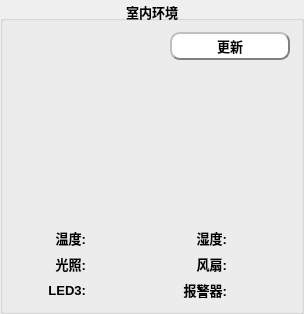
      <widget class="QGroupBox" name="groupBox_4">
       <property name="font">
        <font>
         <pointsize>10</pointsize>
         <weight>75</weight>
         <bold>true</bold>
        </font>
       </property>
       <property name="title">
        <string>室内环境</string>
       </property>
       <property name="alignment">
        <set>Qt::AlignCenter</set>
       </property>
       <layout class="QGridLayout" name="gridLayout_2">
        <item row="0" column="1">
         <widget class="QPushButton" name="pushButton">
          <property name="font">
           <font>
            <pointsize>10</pointsize>
            <weight>75</weight>
            <bold>true</bold>
           </font>
          </property>
          <property name="styleSheet">
           <string notr="true">	background-color: rgb(255, 255, 255);
	border:2px groove gray;
	border-radius:10px;
	padding:2px 4px;
	border-style: outset;
	color: rgb(0, 0, 0);</string>
          </property>
          <property name="text">
           <string>更新</string>
          </property>
         </widget>
        </item>
        <item row="4" column="1">
         <layout class="QHBoxLayout" name="horizontalLayout_13">
          <item>
           <widget class="QLabel" name="label_12">
            <property name="maximumSize">
             <size>
              <width>16777215</width>
              <height>20</height>
             </size>
            </property>
            <property name="font">
             <font>
              <pointsize>10</pointsize>
              <weight>75</weight>
              <bold>true</bold>
             </font>
            </property>
            <property name="text">
             <string>风扇:</string>
            </property>
            <property name="alignment">
             <set>Qt::AlignRight|Qt::AlignTrailing|Qt::AlignVCenter</set>
            </property>
           </widget>
          </item>
          <item>
           <widget class="QLabel" name="label_fan">
            <property name="maximumSize">
             <size>
              <width>16777215</width>
              <height>20</height>
             </size>
            </property>
            <property name="font">
             <font>
              <pointsize>10</pointsize>
              <weight>75</weight>
              <bold>true</bold>
             </font>
            </property>
            <property name="text">
             <string/>
            </property>
           </widget>
          </item>
         </layout>
        </item>
        <item row="5" column="1">
         <layout class="QHBoxLayout" name="horizontalLayout_15">
          <item>
           <widget class="QLabel" name="label_14">
            <property name="maximumSize">
             <size>
              <width>16777215</width>
              <height>20</height>
             </size>
            </property>
            <property name="font">
             <font>
              <pointsize>10</pointsize>
              <weight>75</weight>
              <bold>true</bold>
             </font>
            </property>
            <property name="text">
             <string>报警器:</string>
            </property>
            <property name="alignment">
             <set>Qt::AlignRight|Qt::AlignTrailing|Qt::AlignVCenter</set>
            </property>
           </widget>
          </item>
          <item>
           <widget class="QLabel" name="label_beep">
            <property name="maximumSize">
             <size>
              <width>16777215</width>
              <height>20</height>
             </size>
            </property>
            <property name="font">
             <font>
              <pointsize>10</pointsize>
              <weight>75</weight>
              <bold>true</bold>
             </font>
            </property>
            <property name="text">
             <string/>
            </property>
           </widget>
          </item>
         </layout>
        </item>
        <item row="5" column="0">
         <layout class="QHBoxLayout" name="horizontalLayout_14">
          <item>
           <widget class="QLabel" name="label_13">
            <property name="maximumSize">
             <size>
              <width>16777215</width>
              <height>20</height>
             </size>
            </property>
            <property name="font">
             <font>
              <pointsize>10</pointsize>
              <weight>75</weight>
              <bold>true</bold>
             </font>
            </property>
            <property name="text">
             <string>LED3:</string>
            </property>
            <property name="alignment">
             <set>Qt::AlignRight|Qt::AlignTrailing|Qt::AlignVCenter</set>
            </property>
           </widget>
          </item>
          <item>
           <widget class="QLabel" name="label_led3">
            <property name="maximumSize">
             <size>
              <width>16777215</width>
              <height>20</height>
             </size>
            </property>
            <property name="font">
             <font>
              <pointsize>10</pointsize>
              <weight>75</weight>
              <bold>true</bold>
             </font>
            </property>
            <property name="text">
             <string/>
            </property>
           </widget>
          </item>
         </layout>
        </item>
        <item row="3" column="1">
         <layout class="QHBoxLayout" name="horizontalLayout_9">
          <item>
           <widget class="QLabel" name="label_9">
            <property name="maximumSize">
             <size>
              <width>16777215</width>
              <height>20</height>
             </size>
            </property>
            <property name="font">
             <font>
              <pointsize>10</pointsize>
              <weight>75</weight>
              <bold>true</bold>
             </font>
            </property>
            <property name="text">
             <string>湿度:</string>
            </property>
            <property name="alignment">
             <set>Qt::AlignRight|Qt::AlignTrailing|Qt::AlignVCenter</set>
            </property>
           </widget>
          </item>
          <item>
           <widget class="QLabel" name="label_hum">
            <property name="maximumSize">
             <size>
              <width>16777215</width>
              <height>20</height>
             </size>
            </property>
            <property name="font">
             <font>
              <pointsize>10</pointsize>
              <weight>75</weight>
              <bold>true</bold>
             </font>
            </property>
            <property name="text">
             <string/>
            </property>
           </widget>
          </item>
         </layout>
        </item>
        <item row="1" column="0">
         <widget class="Dial" name="widget_temp" native="true">
          <property name="minimumSize">
           <size>
            <width>150</width>
            <height>150</height>
           </size>
          </property>
         </widget>
        </item>
        <item row="1" column="1">
         <widget class="Dial" name="widget_hum" native="true">
          <property name="minimumSize">
           <size>
            <width>120</width>
            <height>120</height>
           </size>
          </property>
         </widget>
        </item>
        <item row="3" column="0">
         <layout class="QHBoxLayout" name="horizontalLayout_8">
          <item>
           <widget class="QLabel" name="label_7">
            <property name="maximumSize">
             <size>
              <width>16777215</width>
              <height>20</height>
             </size>
            </property>
            <property name="font">
             <font>
              <pointsize>10</pointsize>
              <weight>75</weight>
              <bold>true</bold>
             </font>
            </property>
            <property name="text">
             <string>温度:</string>
            </property>
            <property name="alignment">
             <set>Qt::AlignRight|Qt::AlignTrailing|Qt::AlignVCenter</set>
            </property>
           </widget>
          </item>
          <item>
           <widget class="QLabel" name="label_tem">
            <property name="maximumSize">
             <size>
              <width>16777215</width>
              <height>20</height>
             </size>
            </property>
            <property name="font">
             <font>
              <pointsize>10</pointsize>
              <weight>75</weight>
              <bold>true</bold>
             </font>
            </property>
            <property name="text">
             <string/>
            </property>
           </widget>
          </item>
         </layout>
        </item>
        <item row="4" column="0">
         <layout class="QHBoxLayout" name="horizontalLayout_10">
          <item>
           <widget class="QLabel" name="label_11">
            <property name="maximumSize">
             <size>
              <width>16777215</width>
              <height>20</height>
             </size>
            </property>
            <property name="font">
             <font>
              <pointsize>10</pointsize>
              <weight>75</weight>
              <bold>true</bold>
             </font>
            </property>
            <property name="text">
             <string>光照:</string>
            </property>
            <property name="alignment">
             <set>Qt::AlignRight|Qt::AlignTrailing|Qt::AlignVCenter</set>
            </property>
           </widget>
          </item>
          <item>
           <widget class="QLabel" name="label_light">
            <property name="maximumSize">
             <size>
              <width>16777215</width>
              <height>20</height>
             </size>
            </property>
            <property name="font">
             <font>
              <pointsize>10</pointsize>
              <weight>75</weight>
              <bold>true</bold>
             </font>
            </property>
            <property name="text">
             <string/>
            </property>
           </widget>
          </item>
         </layout>
        </item>
        <item row="2" column="0" colspan="2">
         <widget class="QWidget" name="widget_chart" native="true">
          <property name="styleSheet">
           <string notr="true"/>
          </property>
         </widget>
        </item>
       </layout>
      </widget>
